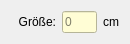
     <widget class="QWidget" name="layoutWidget">
      <property name="geometry">
       <rect>
        <x>711</x>
        <y>141</y>
        <width>107</width>
        <height>22</height>
       </rect>
      </property>
      <layout class="QHBoxLayout" name="horizontalLayout_12">
       <item>
        <widget class="QLabel" name="lblperformer_groesse">
         <property name="minimumSize">
          <size>
           <width>45</width>
           <height>0</height>
          </size>
         </property>
         <property name="maximumSize">
          <size>
           <width>45</width>
           <height>16777215</height>
          </size>
         </property>
         <property name="text">
          <string>Größe:</string>
         </property>
         <property name="alignment">
          <set>Qt::AlignRight|Qt::AlignTrailing|Qt::AlignVCenter</set>
         </property>
        </widget>
       </item>
       <item>
        <widget class="QLineEdit" name="lnEdit_performer_height">
         <property name="minimumSize">
          <size>
           <width>35</width>
           <height>0</height>
          </size>
         </property>
         <property name="maximumSize">
          <size>
           <width>35</width>
           <height>16777215</height>
          </size>
         </property>
         <property name="contextMenuPolicy">
          <enum>Qt::CustomContextMenu</enum>
         </property>
         <property name="styleSheet">
          <string notr="true">QLineEdit,QTextEdit { 
background-color: #FFFDD5;}
QLineEdit:hover,QTextEdit:hover {
border: 2px solid rgb(49, 50, 62);}
QLineEdit:focus,QTextEdit:focus {
border: 2px inset rgb(85, 170, 255);}
QLineEdit::placeholderText { 
color: rgb(213, 213, 213);}




</string>
         </property>
         <property name="inputMask">
          <string>999</string>
         </property>
         <property name="text">
          <string/>
         </property>
         <property name="placeholderText">
          <string notr="true">0</string>
         </property>
        </widget>
       </item>
       <item>
        <widget class="QLabel" name="lbl_kg_2">
         <property name="text">
          <string>cm</string>
         </property>
        </widget>
       </item>
      </layout>
     </widget>
